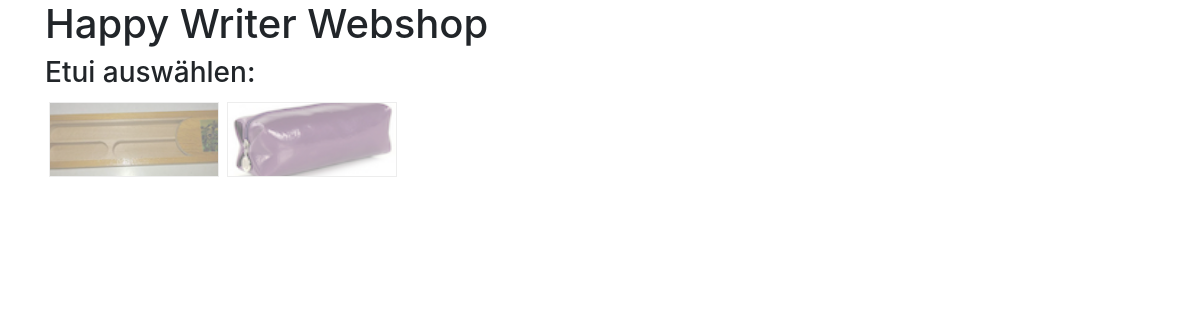
The page / on the database its author committed.
### tables this page shows
CREATE TABLE `metadata`
(
    `key`   varchar(255) NOT NULL,
    `value` varchar(255) NOT NULL
);

CREATE TABLE `article`
(
    `id`          int(11) unsigned NOT NULL AUTO_INCREMENT,
    `name`        varchar(255)  DEFAULT NULL,
    `description` varchar(255)  DEFAULT NULL,
    `price`       decimal(5, 2) DEFAULT NULL,
    `icon`        varchar(255)  DEFAULT NULL,
    PRIMARY KEY (`id`)
);

### app/controller/shop-controller.php (called while the page is built, shortened)
<?php
class ShopController extends Controller
{
    public function index() {
        $metadataModel = $this->loadModel('MetadataModel');
        $metadata = $metadataModel->getMetadata();
        $articleModel = $this->loadModel('ArticleModel');
        $articles = $articleModel->getArticles();
        $orderId = null;
        require 'app/views/home/index.php';
    }
}

### index.php (called while the page is built, shortened)
<?php
require 'app/core/controller.php';
$app = new Application();

### app/core/controller.php (called while the page is built, shortened)
<?php
abstract class Controller
{
    public $db = null;
    private function openDatabaseConnection()
    {
        $options = array(PDO::ATTR_DEFAULT_FETCH_MODE => PDO::FETCH_OBJ, PDO::ATTR_ERRMODE => PDO::ERRMODE_WARNING);
        $this->db = new PDO(DB_TYPE . ':host=' . DB_HOST . ';dbname=' . DB_NAME, DB_USER, DB_PASS, $options);
    }
    public function loadModel($model_name)
    {
        return new $model_name($this->db);
    }
}

### app/models/metadata-model.php (called while the page is built)
<?php
class MetadataModel
{
    function __construct($db) {
        try {
            $this->db = $db;
        } catch (PDOException $e) {
            exit('Database connection could not be established.');
        }
    }
    public function getMetadata() {
        $sql = "SELECT * FROM metadata";
        $query = $this->db->prepare($sql);
        $query->execute();
        $data = $query->fetchAll();
        return [
            'name' => $data[array_search('name', array_column($data, 'key'))]->value,
            'version' => $data[array_search('version', array_column($data, 'key'))]->value
        ];
    }
}

### app/models/article-model.php (called while the page is built, shortened)
<?php
class ArticleModel
{
    function __construct($db) {
        try {
            $this->db = $db;
        } catch (PDOException $e) {
            exit('Database connection could not be established.');
        }
    }
    public function getArticles() {
        $sql = "SELECT * FROM article";
        $query = $this->db->prepare($sql);
        $query->execute();
        $data = $query->fetchAll(PDO::FETCH_CLASS, 'Article');
        return $data;
    }
}

### app/views/home/index.php (the view, shortened to what this page needs)
<!DOCTYPE html>
<html lang="de-CH">
<head>
    <link rel="stylesheet" type="text/css" href="<?php echo BOOTSTRAP_CSS ?>">
    <link rel="stylesheet" type="text/css" href="/public/css/style.css">
</head>
<body>
<div class="container">
    <h1><?php
        echo $metadata['name']
        ?>
    </h1>
</div>
<div class="container">
    <?php
    if ($orderId === null) {
        echo "<h3>Etui auswählen:</h3>";
        foreach ($articles as $article) {
            echo "<a href='/shop/content/" . $article->id . "'><img class='article' src='/public/assets/images/" . $article->icon . "'></a>";
        }
    }
    ?>
</div>
<div class="container">
    <br>
    <br>
</div>
</body>
</html>

### public/css/style.css (style rules this page uses)
img { width: 105px; height: 75px; object-fit: cover; border: 1px solid #dddddd; margin: 0.25rem; }
img.article { width: 170px; height: 75px; object-fit: cover; border: 1px solid #dddddd; margin: 0.25rem; opacity: 50%; }

### rows shown on the page
metadata: value "Happy Writer Webshop"
article: icon (picture)
article: icon (picture)
